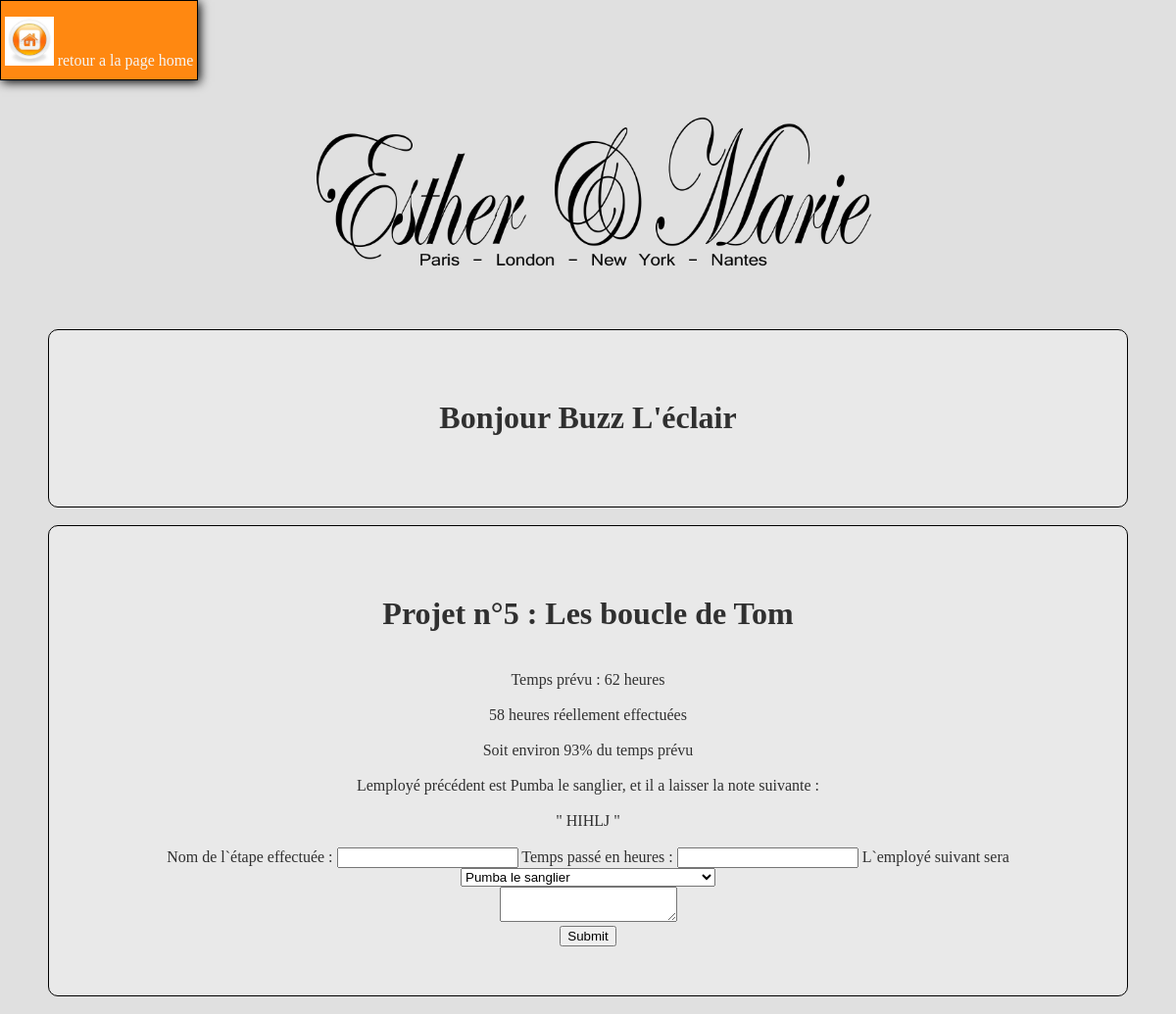
/employer.php?id=5, run on the app's committed database.
### tables this page shows
CREATE TABLE `employer` (
  `id` int(11) NOT NULL AUTO_INCREMENT,
  `nom` varchar(255) NOT NULL,
  `prenom` varchar(255) NOT NULL,
  `statut` enum('oui','non') NOT NULL,
  PRIMARY KEY (`id`),
  UNIQUE KEY `id_UNIQUE` (`id`)
);

CREATE TABLE `projet` (
  `idProjet` int(11) NOT NULL AUTO_INCREMENT,
  `Nom` varchar(45) DEFAULT NULL,
  `EmployeSuivant` int(11) DEFAULT NULL,
  `TpsH` int(11) DEFAULT NULL,
  `Statut` enum('en_cour','fini','annuler') NOT NULL,
  PRIMARY KEY (`idProjet`),
  KEY `fk_employeP_idx` (`EmployeSuivant`),
  CONSTRAINT `fk_employeP` FOREIGN KEY (`EmployeSuivant`) REFERENCES `employer` (`id`) ON DELETE NO ACTION ON UPDATE NO ACTION
);

CREATE TABLE `etape` (
  `idEtape` int(11) NOT NULL AUTO_INCREMENT,
  `idProjet` int(11) NOT NULL,
  `TpsH` int(11) NOT NULL,
  `NomEtape` varchar(45) NOT NULL,
  `IDEmploye` int(11) NOT NULL,
  `Note` text NOT NULL,
  PRIMARY KEY (`idEtape`),
  UNIQUE KEY `idEtape_UNIQUE` (`idEtape`),
  KEY `fk_projet_idx` (`idProjet`),
  KEY `fk-emp_idx` (`IDEmploye`),
  CONSTRAINT `fk-emp` FOREIGN KEY (`IDEmploye`) REFERENCES `employer` (`id`) ON DELETE NO ACTION ON UPDATE NO ACTION,
  CONSTRAINT `fk_projet` FOREIGN KEY (`idProjet`) REFERENCES `projet` (`idProjet`) ON DELETE NO ACTION ON UPDATE NO ACTION
);

### employer.php (the view, shortened to what this page needs)
<!DOCTYPE html>
<?php
$PDO = new PDO("mysql:host=" . config::SERVERNAME . ";dbname=" . config::DBNAME, config::USER, config::PASSWORD);
$id = $_GET['id'];
?>
<html>
    <head>
        <link href="Css/Directeur.css" rel="stylesheet" />
    </head>
    <body>
        <div>
            <a href="index.php">
                <div id="home">
                    <p><img src="Ressource/home.jpg" height="50" width="50" alt="home" /> retour a la page home</p>
                </div>
            </a>
        </div>
        <header>
            <div>
                <img src="Ressource/EsterEtMarie.png" height="250" width="650">
            </div>
        </header>
        <?php
        $req = $PDO->prepare("SELECT nom, prenom FROM employer WHERE id=:id;");
        $req->bindParam(':id', $id);
        $req->execute();
        $resu = $req->fetch();
        $prenom = $resu["prenom"];
        $nom = $resu["nom"];
        ?>
        <div id="employes">
            <h1><?php echo 'Bonjour ' . $prenom . ' ' . $nom; ?></h1>
        </div>
        <br />
<?php
$reqP = $PDO->prepare("SELECT idProjet, Nom, EmployeSuivant, TpsH, Statut FROM Projet WHERE Statut = 'en_cour' AND EmployeSuivant = :id");
$reqP->bindParam(':id', $id);
$reqP->execute();
while ($resuP = $reqP->fetch()) {
    $totH = 0;
    echo '<div id="employes">';
    $idProjet = $resuP["idProjet"];
    $nomProjet = $resuP["Nom"];
    $TpsPrevu = $resuP["TpsH"];
    echo "<h1>Projet n°" . $idProjet . " : " . $nomProjet . " </h1> <br />";
    echo "Temps prévu : " . $TpsPrevu . " heures<br /><br />";
    $req = $PDO->prepare("SELECT NomEtape, TpsH, IDEmploye FROM etape WHERE idProjet = :idProjet;");
    $req->bindParam(':idProjet', $idProjet);
    $req->execute();
    while ($donnees = $req->fetch()) {
        $idEmp = $donnees["IDEmploye"];
        $totH = $totH + $donnees["TpsH"];
    }
    echo $totH . " heures réellement effectuées <br /><br />";
    $pourcentage = ($totH / $TpsPrevu) * 100;
    $nb = (int) $pourcentage;
    echo "Soit environ " . $nb . "% du temps prévu <br /><br />";
    $reqid = $PDO->prepare("SELECT prenom, nom FROM employer WHERE id = :EmployeSuivant;");
    $reqid->bindParam(':EmployeSuivant', $idEmp);
    $reqid->execute();
    $resuid = $reqid->fetch();
    $prenomES = $resuid['prenom'];
    $nomES = $resuid['nom'];
    $reqN = $PDO->prepare("SELECT MAX(idEtape), MAX(Note) FROM etape WHERE idProjet = :idProjet");
    $reqN->bindParam(':idProjet', $idProjet);
    $reqN->execute();
    $resuN = $reqN->fetch();
    $idNEt = $resuN['MAX(idEtape)'];
    $reqO = $PDO->prepare("SELECT Note FROM etape WHERE idEtape = :idEtape");
    $reqO->bindParam(':idEtape', $idNEt);
    $reqO->execute();
    $resuO = $reqO->fetch();
    $Note = $resuO['Note'];
    if ( empty($prenomES) &&  empty($nomES) ) {
        }
    else{
            echo "Lemployé précédent est " . $prenomES . " " . $nomES . ", et il a laisser la note suivante : <br /><br />
            \" " . $Note . " \"<br /><br />";
        }
    echo '<form action="Cible_CP.php" method="post">
                    Nom de l`étape effectuée : <input type="text" name="nom_etape">
                    Temps passé en heures : <input type="number" name="nbH">
                    L`employé suivant sera ';
                    $reqz = $PDO->prepare("SELECT id,prenom,nom FROM employer WHERE statut = 'oui';");
    $reqz->execute();
    echo "<SELECT NAME='idE' onChange='FocusObjet()'>";
    while ($resuz = $reqz->fetch()) {
        echo "<OPTION VALUE='" . $resuz["id"] . "'>" . $resuz['prenom'] . " " . $resuz['nom'] . "</OPTION>\n";
    }
    echo '</SELECT> <br />
        <input type="hidden" name="idP" value=' . $idProjet . ' />
        <input type="hidden" name="id" value=' . $id . ' />
        <textarea name="note"> </textarea> <br />
        <input type="submit" name="Valider" /> </form></div> <br />';
}
?>
    </body>
</html>

### Css/Directeur.css (style rules this page uses)
body { margin:0px; background-color: rgb(224, 224, 224); }
#home { border:1px solid black; box-shadow:2px 2px 10px black; height: 80px; width: 200px; display:inline-block; background-color:rgb(255,136,17); color:rgb(245,245,245); margin:auto; text-align: center; vertical-align: central; }
#employes { border:1px solid black; color:rgb(48,48,48); width:1000px; padding:50px; margin:auto; border-radius:10px; background-color: rgb(233, 233, 233); text-align:center; }
header { text-align: center; }

### data on the page
employer: prenom "Buzz", nom "L'éclair"
projet: idProjet "5", Nom "Les boucle de Tom", TpsH "62", totH "58", TpsH "93", employer.prenom "Pumba", employer.nom "le sanglier", etape.Note "HIHLJ"

### other printed values
form field idE "Pumba le sanglier"
